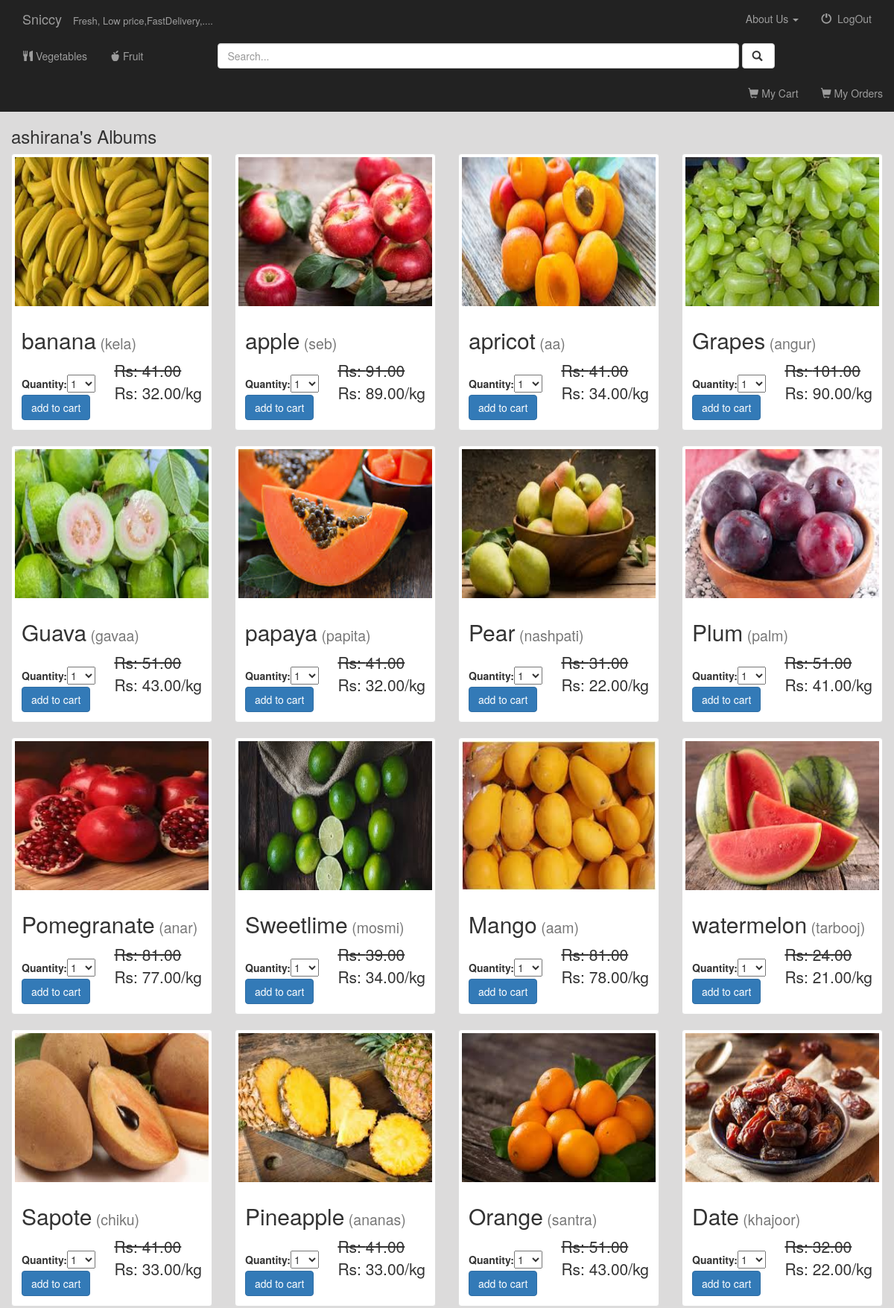
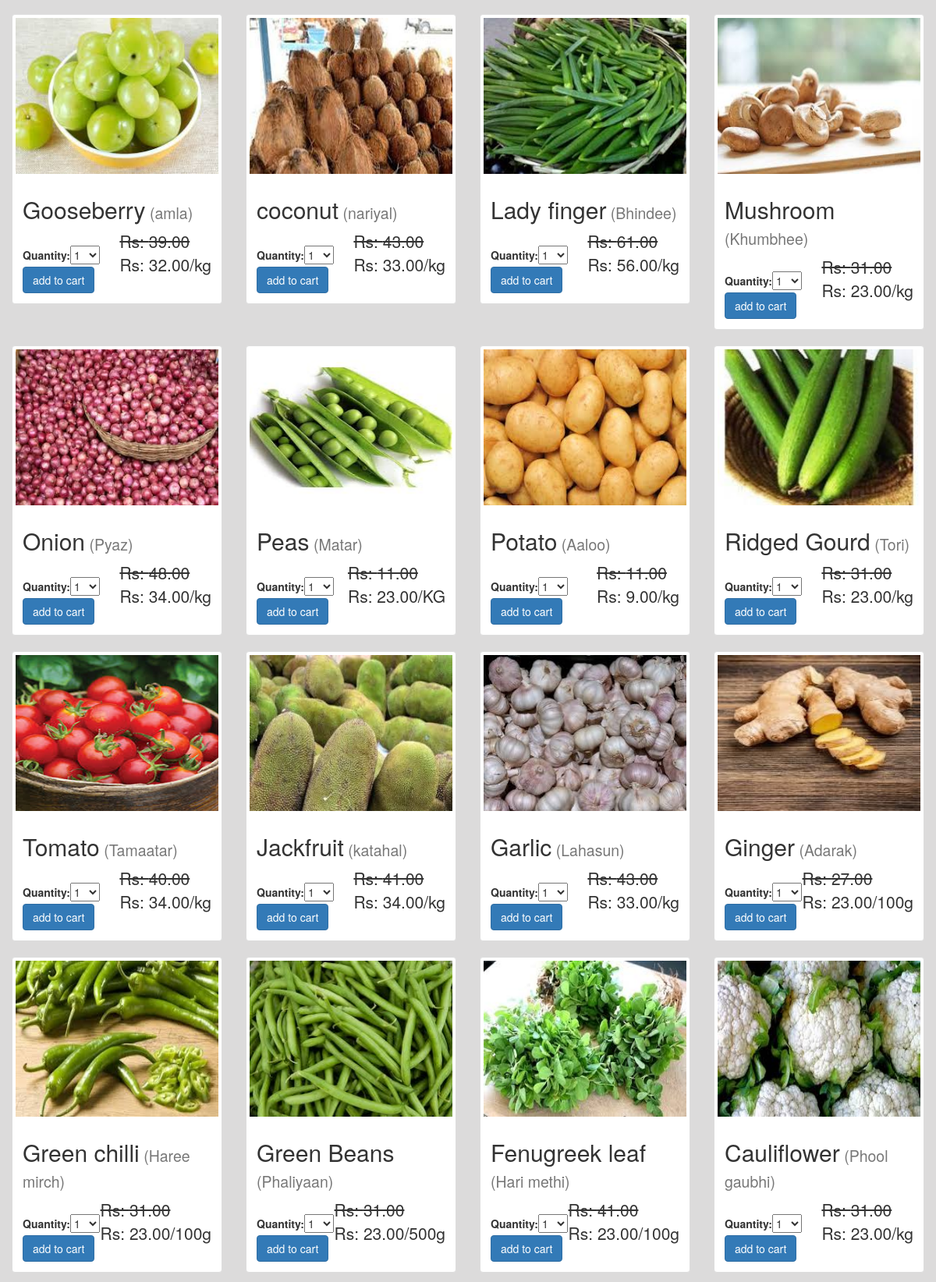
The app's page /food/ (signed in, upper part) with its own data (2 pictures, top to bottom).
### food/models.py (models this page shows, shortened)
class Product(models.Model):
    category = models.ForeignKey(Category  , on_delete=models.CASCADE)
    name = models.CharField(max_length=100, db_index=True)
    nick_names = models.CharField(max_length=400, db_index=True)
    slug = models.SlugField(max_length=150,blank=True, unique=True ,db_index=True)
    description = models.TextField(blank=True)
    b_price = models.DecimalField(max_digits=10, decimal_places=2)
    price = models.DecimalField(max_digits=10, decimal_places=2)
    weight = models.CharField(max_length=15, db_index=True)
    available = models.BooleanField(default=True)
    stock = models.PositiveIntegerField()
    created_at = models.DateTimeField(auto_now_add=True)
    updated_at = models.DateTimeField(auto_now=True)
    logo=models.FileField()

### food/views.py (the view)
def sfood(request):
    category = Category.objects.all()
    product = Product.objects.all()
    template = loader.get_template('food/sfood.html')#we do not wrtei template becuse by defulat django is set up to see in templates folder so take care
    cart_product_form = CartAddProductForm()
    query = request.GET.get("q")
    if query:
        category = category.filter(
            Q(name__icontains=query) |
            Q(nick_names__icontains=query)
        ).distinct()
        product = product.filter(
            Q(name__icontains=query) |
            Q(description__icontains=query) |
            Q(nick_names__icontains=query) |
            Q(price__icontains=query)
        ).distinct()
        return render(request, 'food/sfood.html', {
            'category': category,
            'product': product,
            'cart_product_form': cart_product_form,
        })
    else:
        return render(request, 'food/sfood.html', {
            'category': category,
            'product': product,
            'cart_product_form': cart_product_form,
        })

### food/forms.py
class CartAddProductForm(forms.Form):
    quantity = forms.TypedChoiceField(choices=PRODUCT_QUANTITY_CHOICES, coerce=int)
    update = forms.BooleanField(required=False, initial=False, widget=forms.HiddenInput)

### food/context_processors.py (called while the page is built)
def cart(request):
    return {'cart': Cart(request)}

### food/templates/food/sfood.html (shortened to what this page needs)
{% extends 'food/base.html' %}
{% block body %}
<div class="albums-container container-fluid">
    <div class="row">
        <div class="col-sm-12" >
            <h3>{{ user.username }}'s Albums {{ user.first_name }}</h3>
        </div>
{% if product %}
            {% for album in product %}
                    <div class="col-sm-4 col-lg-3">
                    <div class="thumbnail">
                        <a href="{% url 'food:detail' album.id %}">
                    <div style="overflow:hidden; " class="i-area">
                            <img src="{{ album.logo.url }}" class="img-responsive" style="height:200px; width:100%;">
                    </div>
                        </a>
                        <div class="caption">
                            <h2>{{ album.name }}<small> ({{ album.nick_names }})</small></h2><small class="pull-right lead"><s>Rs: {{ album.b_price }}</s><br>  Rs: {{ album.price }}/{{ album.weight}} </small>
<br>
                                      <form action="{% url 'food:cart_add' album.id %}" method="post">
                                {{ cart_product_form }}<br>
                                <input type="submit" value="add to cart" class="btn btn-primary">
                            </form>
                        </div>
                    </div>
                </div>
                    {% endfor %}
        {% else %}
            <div class="col-sm-12">
                <br>
                not any album
            </div>
        {% endif %}
    </div>
</div>
    {% endblock %}

### food/static/food/style.css (style rules this page uses)
body { background-color:RGB(220, 219, 219); background:RGB(220, 219, 219) url("images/backgrohdund.jpg"); background-repeat:no-repeat; background-size:cover; padding:0px; }
.thumbnail { color:RGB(220, 219, 219); }

### records on screen
Product: logo (picture), name "banana", nick_names "kela", b_price "41.00", price "32.00", weight "kg"
Product: logo (picture), name "apple", nick_names "seb", b_price "91.00", price "89.00", weight "kg"
Product: logo (picture), name "apricot", nick_names "aa", b_price "41.00", price "34.00", weight "kg"
Product: logo (picture), name "Grapes", nick_names "angur", b_price "101.00", price "90.00", weight "kg"
Product: logo (picture), name "Guava", nick_names "gavaa", b_price "51.00", price "43.00", weight "kg"
Product: logo (picture), name "papaya", nick_names "papita", b_price "41.00", price "32.00", weight "kg"
Product: logo (picture), name "Pear", nick_names "nashpati", b_price "31.00", price "22.00", weight "kg"
Product: logo (picture), name "Plum", nick_names "palm", b_price "51.00", price "41.00", weight "kg"
Product: logo (picture), name "Pomegranate", nick_names "anar", b_price "81.00", price "77.00", weight "kg"
Product: logo (picture), name "Sweetlime", nick_names "mosmi", b_price "39.00", price "34.00", weight "kg"
Product: logo (picture), name "Mango", nick_names "aam", b_price "81.00", price "78.00", weight "kg"
Product: logo (picture), name "watermelon", nick_names "tarbooj", b_price "24.00", price "21.00", weight "kg"
Product: logo (picture), name "Sapote", nick_names "chiku", b_price "41.00", price "33.00", weight "kg"
Product: logo (picture), name "Pineapple", nick_names "ananas", b_price "41.00", price "33.00", weight "kg"
Product: logo (picture), name "Orange", nick_names "santra", b_price "51.00", price "43.00", weight "kg"
Product: logo (picture), name "Date", nick_names "khajoor", b_price "32.00", price "22.00", weight "kg"
Product: logo (picture), name "Gooseberry", nick_names "amla", b_price "39.00", price "32.00", weight "kg"
Product: logo (picture), name "coconut", nick_names "nariyal", b_price "43.00", price "33.00", weight "kg"
Product: logo (picture), name "Lady finger", nick_names "Bhindee", b_price "61.00", price "56.00", weight "kg"
Product: logo (picture), name "Mushroom", nick_names "Khumbhee", b_price "31.00", price "23.00", weight "kg"
Product: logo (picture), name "Onion", nick_names "Pyaz", b_price "48.00", price "34.00", weight "kg"
Product: logo (picture), name "Peas", nick_names "Matar", b_price "11.00", price "23.00", weight "KG"
Product: logo (picture), name "Potato", nick_names "Aaloo", b_price "11.00", price "9.00", weight "kg"
Product: logo (picture), name "Ridged Gourd", nick_names "Tori", b_price "31.00", price "23.00", weight "kg"
Product: logo (picture), name "Tomato", nick_names "Tamaatar", b_price "40.00", price "34.00", weight "kg"
Product: logo (picture), name "Jackfruit", nick_names "katahal", b_price "41.00", price "34.00", weight "kg"
Product: logo (picture), name "Garlic", nick_names "Lahasun", b_price "43.00", price "33.00", weight "kg"
Product: logo (picture), name "Ginger", nick_names "Adarak", b_price "27.00", price "23.00", weight "100g"
Product: logo (picture), name "Green chilli", nick_names "Haree mirch", b_price "31.00", price "23.00", weight "100g"
Product: logo (picture), name "Green Beans", nick_names "Phaliyaan", b_price "31.00", price "23.00", weight "500g"
Product: logo (picture), name "Fenugreek leaf", nick_names "Hari methi", b_price "41.00", price "23.00", weight "100g"
Product: logo (picture), name "Cauliflower", nick_names "Phool gaubhi", b_price "31.00", price "23.00", weight "kg"

### other values on screen
{{ user.username }} "ashirana"
